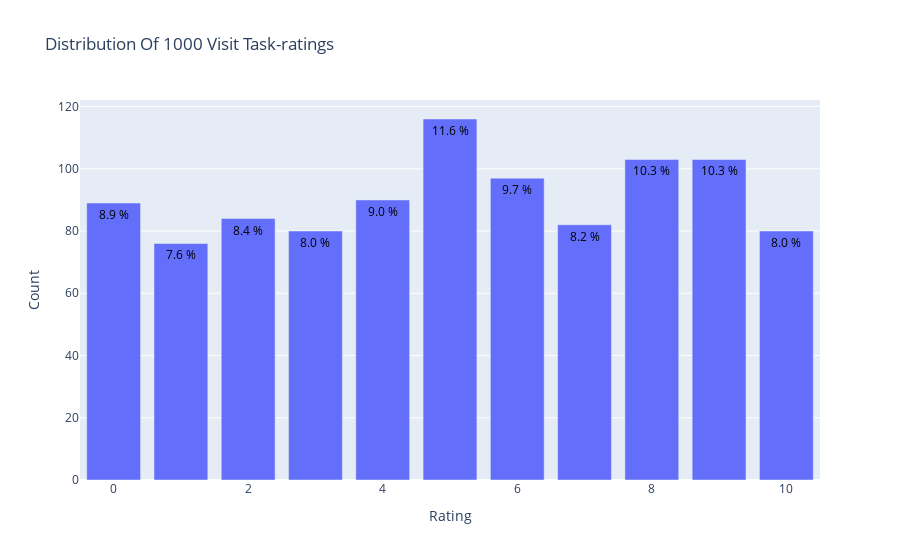

Here is the notebook cell this chart was saved with:
### Code cell
import plotly.graph_objs as go
from plotly.offline import init_notebook_mode, plot, iplot
#add
data = frame['rating'].value_counts().sort_index(ascending=False)
trace = go.Bar(x = data.index,
               text = ['{:.1f} %'.format(val) for val in (data.values / frame.shape[0] * 100)],
               textposition = 'auto',
               textfont = dict(color = '#000000'),
               y = data.values,
               )
# Create layout
layout = dict(title = 'Distribution Of {} Visit Task-ratings'.format(frame.shape[0]),
              xaxis = dict(title = 'Rating'),
              yaxis = dict(title = 'Count'))
# Create plot
fig = go.Figure(data=[trace], layout=layout)
iplot(fig)
#add

### Figure 1 — Plotly figure (JSON) as saved in the notebook; plotly's stock layout.template omitted (floating-point values rounded to 4 significant figures)
{"data": [{"text": ["8.0 %", "10.3 %", "10.3 %", "8.2 %", "9.7 %", "11.6 %", "9.0 %", "8.0 %", "8.4 %", "7.6 %", "8.9 %"], "textfont": {"color": "#000000"}, "textposition": "auto", "type": "bar", "x": [10, 9, 8, 7, 6, 5, 4, 3, 2, 1, 0], "y": [80, 103, 103, 82, 97, 116, 90, 80, 84, 76, 89]}], "layout": {"title": {"text": "Distribution Of 1000 Visit Task-ratings"}, "xaxis": {"title": {"text": "Rating"}}, "yaxis": {"title": {"text": "Count"}}}}
